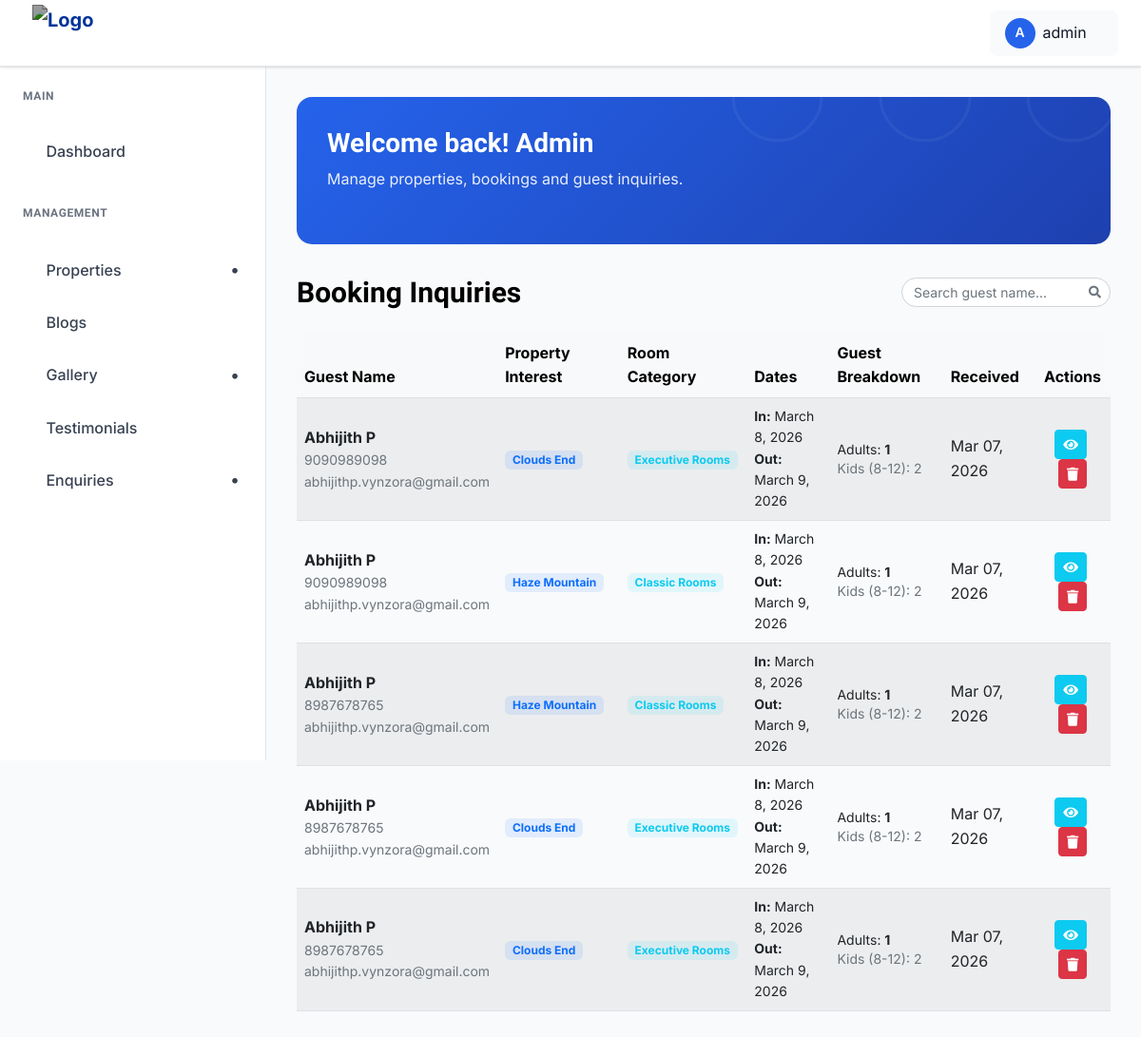
/dashboard/bookings/ (signed in), run on an earlier commit of the app's database.
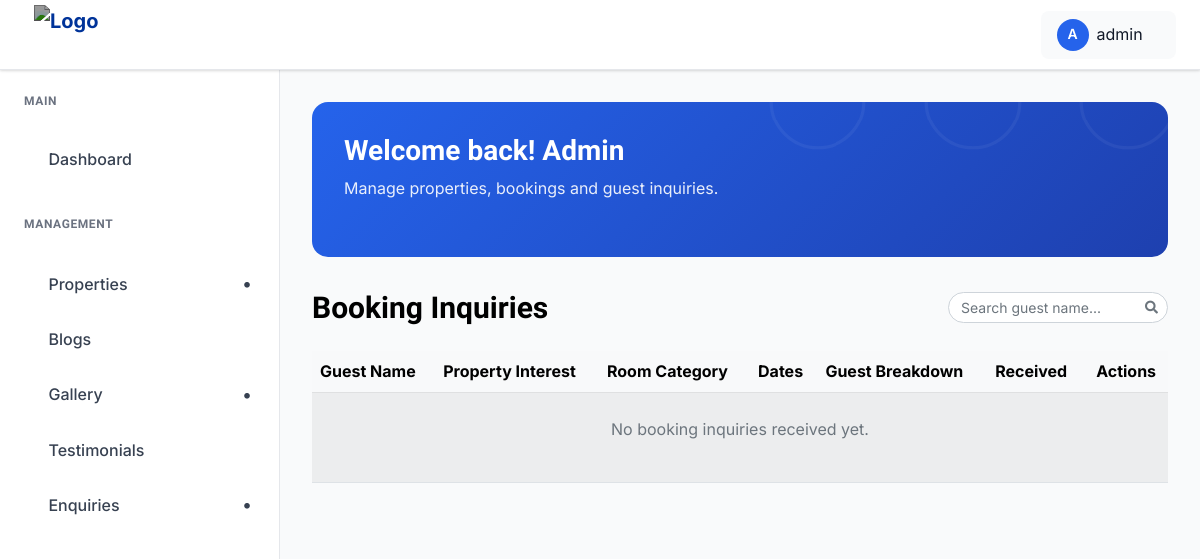
And on a later commit of the database.
### liok_hotels_app/models.py (models this page shows, shortened)
class BookingInquiry(models.Model):
    first_name = models.CharField(max_length=100)
    last_name = models.CharField(max_length=100)
    phone = models.CharField(max_length=20)
    email = models.EmailField(blank=True, null=True)
    room_category = models.CharField(max_length=100, blank=True, null=True, help_text="The type of room selected by the guest")
    property = models.ForeignKey(Property, on_delete=models.CASCADE, related_name="bookings")
    STATUS_CHOICES = [
        ('pending', 'Pending'),
        ('confirmed', 'Confirmed'),
        ('cancelled', 'Cancelled'),
    ]
    status = models.CharField(max_length=20, choices=STATUS_CHOICES, default='pending')
    check_in = models.DateField()
    check_out = models.DateField()
    adults = models.PositiveIntegerField(default=1)
    children_8_12 = models.PositiveIntegerField(default=0)
    message = models.TextField(blank=True)
    created_at = models.DateTimeField(auto_now_add=True)

class Property(models.Model):
    name = models.CharField(max_length=200)
    slug = models.SlugField(unique=True, blank=True, help_text="URL-friendly name (e.g. liok-resort-kerala)")
    overview = models.TextField(help_text="Full description of the property")
    address = models.CharField(max_length=255)
    map_embed_code = models.TextField(blank=True, help_text="Paste the Google Maps HTML embed code here")
    whatsapp_number = models.CharField(max_length=20, help_text="Number for the direct booking button (e.g. +919876543210)")
    contact_phone = models.CharField(max_length=20, blank=True)
    cover_image = models.ImageField(upload_to='properties/covers/')
    amenities_list = models.TextField(help_text="List amenities separated by commas (e.g. Wifi, Pool, Spa, Parking)")
    created_at = models.DateTimeField(auto_now_add=True, null=True)

### liok_hotels_app/views.py (the view)
# urls.py: path("dashboard/bookings/", views.view_bookings, name="view_bookings"),
@login_required(login_url="admin_pages:admin_login")
def view_bookings(request):
    bookings = BookingInquiry.objects.all().order_by("-created_at")
    paginator = Paginator(bookings, 10)
    page_number = request.GET.get("page")
    page_obj = paginator.get_page(page_number)
    return render(request, "admin_pages/view_bookings.html", {"bookings": page_obj})

### liok_hotels_app/context_processors.py (called while the page is built)
def global_properties(request):
    qs = Property.objects.all().order_by('name')
    return {
        'all_properties': qs,
        'properties': qs,
    }

### templates/admin_pages/view_bookings.html (shortened to what this page needs)
{% extends "admin_pages/base.html" %}
{% load static %}
{% block content %}
<div class="dashboard__form__wraper">
     <div class="create__course__title mb-4 d-flex flex-wrap justify-content-between align-items-center gap-2">
        <h4 class="mb-0">Booking Inquiries</h4>
        <div class="d-flex align-items-center gap-2 ms-auto">
            <div class="search-box">
                <input type="text" id="bookingSearchInput" class="form-control form-control-sm" placeholder="Search guest name...">
            </div>
        </div>
    </div>
    <div class="custom-table-container">
        <table class="table table-striped table-hover align-middle">
            <thead class="table-light">
                <tr>
                    <th scope="col">Guest Name</th>
                    <th scope="col">Property Interest</th>
                    <th scope="col">Room Category</th>
                    <th scope="col">Dates</th>
                    <th scope="col">Guest Breakdown</th>
                    <th scope="col">Received</th>
                    <th scope="col" class="text-center">Actions</th>
                </tr>
            </thead>
            <tbody>
                {% for booking in bookings %}
                <tr>
                    <td>
                        <div class="d-flex flex-column">
                            <strong>{{ booking.first_name }} {{ booking.last_name }}</strong>
                            <small class="text-muted">{{ booking.phone }}</small>
                            {% if booking.email %}<small class="text-muted">{{ booking.email }}</small>{% endif %}
                        </div>
                    </td>
                    <td>
                        <span class="badge bg-primary bg-opacity-10 text-primary">
                            {{ booking.property.name }}
                        </span>
                    </td>
                    <td>
                        {% if booking.room_category %}
                            <span class="badge bg-info bg-opacity-10 text-info">
                                {{ booking.room_category }}
                            </span>
                        {% else %}
                            <span class="text-muted small">Not Specified</span>
                        {% endif %}
                    </td>
                    <td>
                        <div class="d-flex flex-column small">
                            <span><strong>In:</strong> {{ booking.check_in }}</span>
                            <span><strong>Out:</strong> {{ booking.check_out }}</span>
                        </div>
                    </td>
                    <td>
                        <div class="small" style="line-height: 1.4;">
                            <div>Adults: <strong>{{ booking.adults }}</strong></div>
                            {% if booking.children_8_12 > 0 %}
                            <div class="text-muted">Kids (8-12): {{ booking.children_8_12 }}</div>
                            {% endif %}
                        </div>
                    </td>
                    <td>{{ booking.created_at|date:"M d, Y" }}</td>
                    <td class="text-center">
                        <button type="button" class="btn btn-sm btn-info me-1 text-white" data-bs-toggle="modal" data-bs-target="#viewMessageModal{{ booking.id }}">
                            <i class="fas fa-eye"></i>
                        </button>
                        <button type="button" class="btn btn-sm btn-danger" data-bs-toggle="modal" data-bs-target="#deleteBookingModal{{ booking.id }}">
                            <i class="fas fa-trash"></i>
                        </button>
                    </td>
                </tr>
                {% empty %}
                <tr>
                    <td colspan="7" class="text-center py-4">
                        <p class="text-muted">No booking inquiries received yet.</p>
                    </td>
                </tr>
                {% endfor %}
            </tbody>
        </table>
    </div>
</div>
{% endblock %}

### templates/admin_pages/base.html (shortened to what this page needs)
{% load static %}
<!doctype html>
<html class="no-js" lang="en">
<head>
    <link rel="stylesheet" href="https://cdnjs.cloudflare.com/ajax/libs/toastr.js/latest/toastr.min.css">
    <link href="https://cdnjs.cloudflare.com/ajax/libs/font-awesome/5.15.4/css/all.min.css" rel="stylesheet">
    <link rel="stylesheet" href="{% static 'admin-static/assets/css/bootstrap.min.css' %}">
    <link rel="stylesheet" href="{% static 'admin-static/assets/css/icofont.min.css' %}">
    <link rel="stylesheet" href="{% static 'admin-static/assets/css/style.css' %}">
</head>
<body>
    <header class="dashboard-header">
        <div class="header-left">
            <a href="{% url 'admin_pages:admin-dashboard' %}" class="logo">
                <img src="{% static 'logo.jpg' %}" alt="Logo" style="height:60px; filter: contrast(1.5) brightness(0.6);">
            </a>
        </div>
        <div class="header-right">
            <div class="user-profile-dropdown">
                <div class="user-profile-toggle">
                    <div class="user-avatar">
                        {{ request.user.username|first|upper }}
                    </div>
                    <span>{{ request.user.username}}</span>
                    <i class="icofont-simple-down"></i>
                </div>
            </div>
        </div>
    </header>
    <aside class="dashboard-sidebar" id="dashboardSidebar">
        <div class="sidebar-content">
            <div class="sidebar-section">
                <h6 class="sidebar-title">Main</h6>
                <ul class="sidebar-menu">
                    <li>
                        <a href="{% url 'admin_pages:admin-dashboard' %}"
                           class="{% if request.resolver_match.url_name == 'admin-dashboard' %}active{% endif %}">
                            <i class="icofont-dashboard"></i>
                            Dashboard
                        </a>
                    </li>
                </ul>
            </div>
            <div class="sidebar-section">
                <h6 class="sidebar-title">Management</h6>
                <ul class="sidebar-menu">
                    <li class="has-dropdown {% if request.resolver_match.url_name == 'property_list' or request.resolver_match.url_name == 'room_list' or request.resolver_match.url_name == 'nearby_list' %}open{% endif %}">
                        <a href="#">
                            <i class="icofont-building-alt"></i>
                            Properties
                        </a>
                    </li>
                    <li>
                        <a href="{% url 'admin_pages:blog_list' %}"
                           class="{% if request.resolver_match.url_name == 'blog_list' %}active{% endif %}">
                            <i class="icofont-newspaper"></i>
                            Blogs
                        </a>
                    </li>
                    <li class="has-dropdown {% if request.resolver_match.url_name == 'list_image' or request.resolver_match.url_name == 'category_list' %}open{% endif %}">
                        <a href="#">
                            <i class="icofont-picture"></i>
                            Gallery
                        </a>
                    </li>
                    <li>
                        <a href="{% url 'admin_pages:review_list' %}"
                           class="{% if request.resolver_match.url_name == 'review_list' %}active{% endif %}">
                            <i class="icofont-quote-left"></i>
                            Testimonials
                        </a>
                    </li>
                    <li class="has-dropdown">
                        <a href="#">
                            <i class="icofont-ui-messaging"></i>
                            Enquiries
                        </a>
                    </li>
                </ul>
            </div>
        </div>
    </aside>
    <main class="dashboard-main">
        <div class="dashboard-content">
            <div class="dashboard-banner">
                <div class="banner-content">
                    <h1 class="banner-title">Welcome back! Admin</h1>
                    <p class="banner-subtitle">Manage properties, bookings and guest inquiries.</p>
                </div>
            </div>
                {% block content %}{% endblock %}
        </div>
    </main>
</body>
</html>

### templates/admin_pages/base.html (style rules this page uses)
:root { --primary-blue: #2563eb; --dark-blue: #1e40af; --light-blue: #dbeafe; --sidebar-width: 280px; --header-height: 70px; --white: #ffffff; --gray-50: #f9fafb; --gray-100: #f3f4f6; --gray-200: #e5e7eb; --gray-300: #d1d5db; --gray-500: #6b7280; --gray-700: #374151; --gray-800: #1f2937; --gray-900: #111827; --shadow: 0 1px 3px 0 rgba(0, 0, 0, 0.1), 0 1px 2px 0 rgba(0, 0, 0, 0.06); --shadow-lg: 0 10px 15px -3px rgba(0, 0, 0, 0.1), 0 4px 6px -2px rgba(0, 0, 0, 0.05); }
* { margin: 0; padding: 0; box-sizing: border-box; }
body { font-family: 'Inter', 'Segoe UI', Tahoma, Geneva, Verdana, sans-serif; background-color: var(--gray-50); color: var(--gray-900); line-height: 1.6; }
.dashboard-header { position: fixed; top: 0; left: 0; right: 0; height: var(--header-height); background: var(--white); border-bottom: 1px solid var(--gray-200); box-shadow: var(--shadow); z-index: 1000; display: flex; align-items: center; padding: 0 24px; }
.header-left { display: flex; align-items: center; gap: 16px; }
.logo { display: flex; align-items: center; gap: 8px; color: var(--primary-blue); font-weight: 700; font-size: 20px; text-decoration: none; }
.logo img { padding-left: 10px; width: auto; }
.header-right { margin-left: auto; display: flex; align-items: center; gap: 16px; }
.user-avatar { width: 32px; height: 32px; border-radius: 50%; background: var(--primary-blue); display: flex; align-items: center; justify-content: center; color: var(--white); font-weight: 600; font-size: 14px; }
.dashboard-sidebar { position: fixed; top: var(--header-height); left: 0; width: var(--sidebar-width); height: calc(100vh - var(--header-height)); background: var(--white); border-right: 1px solid var(--gray-200); overflow-y: auto; z-index: 999; transition: transform 0.3s ease; }
.sidebar-content { padding: 24px 0; }
.sidebar-section { margin-bottom: 32px; }
.sidebar-title { padding: 0 24px 12px; font-size: 12px; font-weight: 600; text-transform: uppercase; color: var(--gray-500); letter-spacing: 0.05em; }
.sidebar-menu { list-style: none; }
.sidebar-menu li { margin-bottom: 4px; display: block; width: 100%; }
.sidebar-menu a { display: flex; align-items: center; gap: 12px; padding: 12px 24px; color: var(--gray-700); text-decoration: none; font-weight: 500; transition: all 0.2s; position: relative; }
.has-dropdown>a::after { content: '•'; font-family: inherit; font-weight: bold; font-size: 18px; margin-left: auto; transition: transform 0.3s ease; display: inline-block; width: 16px; text-align: center; }
.dashboard-main { margin-left: var(--sidebar-width); margin-top: var(--header-height); min-height: calc(100vh - var(--header-height)); overflow-y: auto; }
.dashboard-content { padding: 32px; }
.dashboard-banner { background: linear-gradient(135deg, var(--primary-blue) 0%, var(--dark-blue) 100%); border-radius: 16px; padding: 32px; color: var(--white); margin-bottom: 32px; position: relative; overflow: hidden; }
.dashboard-banner::before { content: ''; position: absolute; top: -50%; right: -50%; width: 100%; height: 100%; opacity: 0.5; }
.banner-content { position: relative; z-index: 1; }
.banner-title { font-size: 28px; font-weight: 700; margin-bottom: 8px; color: var(--white); }
.banner-subtitle { font-size: 16px; opacity: 0.9; margin-bottom: 24px; color: var(--white); }
.user-profile-dropdown { position: relative; margin-left: 10px; }
.user-profile-toggle { display: flex; align-items: center; gap: 8px; padding: 8px 16px; border-radius: 8px; background: var(--gray-50); cursor: pointer; transition: all 0.2s; }
.user-profile-toggle i { font-size: 12px; transition: transform 0.3s ease; }
.search-box { width: 220px; position: relative; transition: all 0.3s ease; }
.search-box input { width: 100%; border-radius: 20px; padding-left: 12px; padding-right: 32px; font-size: 14px; transition: all 0.2s ease; }
.search-box::after { content: "\f002"; font-family: "Font Awesome 5 Free"; font-weight: 900; position: absolute; right: 10px; top: 50%; transform: translateY(-50%); color: #6c757d; pointer-events: none; font-size: 13px; }
body { -webkit-user-select: none; -moz-user-select: none; -ms-user-select: none; user-select: none; }

What changed in the data, as far as the page shows it:
removed BookingInquiry: first_name "Abhijith", last_name "P", phone "9090989098", email "abhijithp.vynzora@gmail.com", property.name "Clouds End", room_category "Executive Rooms", check_in "March 8, 2026", check_out "March 9, 2026", adults "1", children_8_12 "2", created_at "Mar 07, 2026"
removed BookingInquiry: first_name "Abhijith", last_name "P", phone "9090989098", email "abhijithp.vynzora@gmail.com", property.name "Haze Mountain", room_category "Classic Rooms", check_in "March 8, 2026", check_out "March 9, 2026", adults "1", children_8_12 "2", created_at "Mar 07, 2026"
removed BookingInquiry: first_name "Abhijith", last_name "P", phone "8987678765", email "abhijithp.vynzora@gmail.com", property.name "Haze Mountain", room_category "Classic Rooms", check_in "March 8, 2026", check_out "March 9, 2026", adults "1", children_8_12 "2", created_at "Mar 07, 2026"
removed BookingInquiry: first_name "Abhijith", last_name "P", phone "8987678765", email "abhijithp.vynzora@gmail.com", property.name "Clouds End", room_category "Executive Rooms", check_in "March 8, 2026", check_out "March 9, 2026", adults "1", children_8_12 "2", created_at "Mar 07, 2026"
removed BookingInquiry: first_name "Abhijith", last_name "P", phone "8987678765", email "abhijithp.vynzora@gmail.com", property.name "Clouds End", room_category "Executive Rooms", check_in "March 8, 2026", check_out "March 9, 2026", adults "1", children_8_12 "2", created_at "Mar 07, 2026"
Also different on the page:
text now shown: "No booking inquiries received yet."
